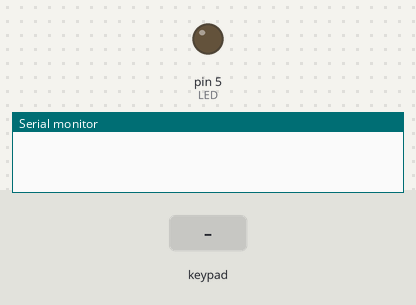
Simulated run of this sketch. Board: Arduino Uno, built with avr-gcc and run on an emulated ATmega328P. Shown: output pins drawn as LEDs (lit = HIGH), the last lines printed to the serial monitor. Dashed ring = blinking. The test bench sets the inputs (shaded band).

Above: at 1.2 s.
1.3 s: keypad keys 1 2 1 1 1 0 9 pressed 0.4 s apart
At 2.4 s:
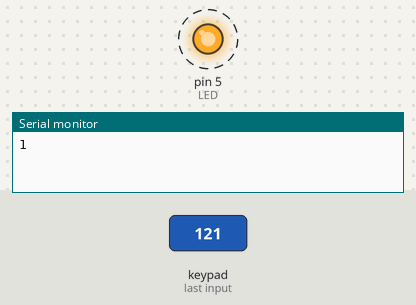
Timing chart, 0 to 12.9 s (numbered marks = the images above; inputs shaded):
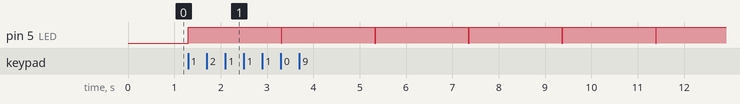

The sketch:

KeyPad.ino
```cpp
#include <Keypad.h>
#define LED 5
const byte ROWS = 4;  //four rows
const byte COLS = 3;  //three columns
char keys[ROWS][COLS] = {
  { '1', '2', '3' },
  { '4', '5', '6' },
  { '7', '8', '9' },
  { '*', '0', '#' }
};
byte rowPins[ROWS] = { 12, 11, 10, 9 };  //connect to the row pinouts of keypad
byte colPins[COLS] = { 6, 7, 8 };        //connect to the column pinouts of keypad
Keypad keypad = Keypad(makeKeymap(keys), rowPins, colPins, ROWS, COLS);
void setup() {
  Serial.begin(9600);
  pinMode(LED, OUTPUT);
}
void loop() {
  char key = keypad.getKey();
  if (key) {
    Serial.println(key);
    digitalWrite(LED, HIGH);
    delay(2000);
    digitalWrite(LED, LOW);
  }
}
```

Measured:
- after the input at 1.3 s, pin 5 (LED): alternates HIGH for 2.0 s and LOW for 0.02 s, starting at once
